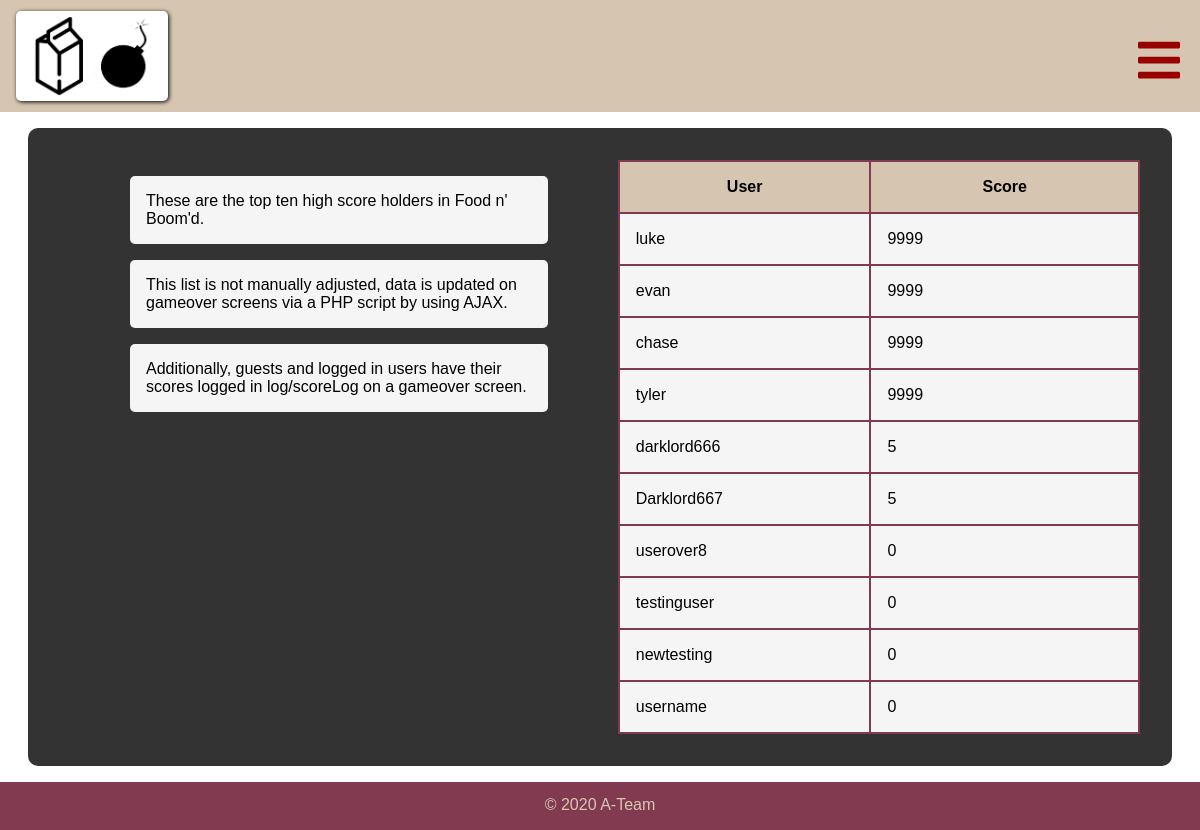
Page /scoreboard.php on the committed database.
### tables this page shows
CREATE TABLE IF NOT EXISTS `user` (
  `id` smallint(5) unsigned NOT NULL,
  `user` varchar(30) NOT NULL,
  `pass` varchar(255) NOT NULL,
  `email` varchar(30) NOT NULL,
  `score` mediumint(8) unsigned NOT NULL,
  `salt` varchar(16) DEFAULT NULL
);

### scoreboard.php (the view, shortened to what this page needs)
<?php
include 'PHP/header.php';
    $query = "SELECT * FROM `user` ORDER BY score DESC LIMIT 10";
    $link = mysqli_connect($host, $un, $pass, $db);
    $result = $link->query($query);
?>
<section class="scoreboard-container">
    <div class="scoreboard-content">
        <div class="scoreboard-content-inner">These are the top ten high score holders in Food n' Boom'd.</div>
        <div class="scoreboard-content-inner">This list is not manually adjusted, data is updated on gameover screens via a PHP script by using AJAX.  </div>
        <div class="scoreboard-content-inner">Additionally, guests and logged in users have their scores logged in log/scoreLog on a gameover screen.</div>
    </div>
    <table>
        <tr>
            <th>User</th>
            <th>Score</th>
        </tr>
    <?php
        if($result->num_rows > 0){
            while($row = $result->fetch_assoc()) { ?>
                <tr>
                    <td><?=$row['user']?></td>
                    <td><?=$row['score']?></td>
                </tr>
            <?php }
        }
    ?>
    </table>
</section>
<?php
include 'PHP/footer.php';
?>

### css/main.css (style rules this page uses)
body { color: black; font-family: arial; margin: 0; }
html, body { height: 100%; }
.scoreboard-container { width: 90%; margin: 1rem auto; background-color: #333; padding: 2rem; display: flex; border-radius: 10px; }
.scoreboard-container .scoreboard-content { width: 40%; float: left; margin: 0 5%; padding: 1rem; }
.scoreboard-container .scoreboard-content .scoreboard-content-inner { background-color: whitesmoke; padding: 1rem; border-radius: 5px; margin-bottom: 1rem; }
.scoreboard-container table { background-color: #823a51; width: 50%; float: right; }
.scoreboard-container table th { background-color: #d6c6b1; padding: 1rem 3rem; }
.scoreboard-container table td { background-color: whitesmoke; padding: 1rem; }

### rows in the picture
user: user "luke", score "9999"
user: user "evan", score "9999"
user: user "chase", score "9999"
user: user "tyler", score "9999"
user: user "darklord666", score "5"
user: user "Darklord667", score "5"
user: user "userover8", score "0"
user: user "testinguser", score "0"
user: user "newtesting", score "0"
user: user "username", score "0"
